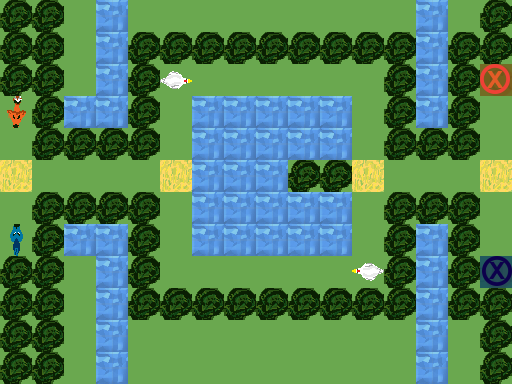

This game map was drawn from its Tiled (.tmx) file and the tilesets committed beside it. A one-line description and the full map source follow:
An orthogonal 16x12 tile map with 32x32 px tiles, 3 tile layers (Ground, Obstacles, Objects), 1 hidden layer not drawn.

<map version="1.0" orientation="orthogonal" renderorder="right-down" width="16" height="12" tilewidth="32" tileheight="32" nextobjectid="1">
 <tileset firstgid="1" name="TilesetPlaceholder" tilewidth="32" tileheight="32" tilecount="240" columns="10">
  <image source="../../Tileset.png" width="320" height="768" />
 </tileset>
 <layer name="Ground" width="16" height="12">
  <data encoding="csv">
1,1,1,5,1,1,1,1,1,1,1,1,1,5,1,1,
1,1,1,5,1,1,1,1,1,1,1,1,1,5,1,1,
1,1,1,5,1,1,1,1,1,1,1,1,1,5,1,1,
1,1,5,5,1,1,5,5,5,5,5,1,1,5,1,1,
1,1,1,1,1,1,5,5,5,5,5,1,1,1,1,1,
2,1,1,1,1,2,5,5,5,1,1,2,1,1,1,2,
1,1,1,1,1,1,5,5,5,5,5,1,1,1,1,1,
1,1,5,5,1,1,5,5,5,5,5,1,1,5,1,1,
1,1,1,5,1,1,1,1,1,1,1,1,1,5,1,1,
1,1,1,5,1,1,1,1,1,1,1,1,1,5,1,1,
1,1,1,5,1,1,1,1,1,1,1,1,1,5,1,1,
1,1,1,5,1,1,1,1,1,1,1,1,1,5,1,1
</data>
 </layer>
 <layer name="Obstacles" width="16" height="12">
  <data encoding="csv">
42,42,0,0,0,0,0,0,0,0,0,0,0,0,0,42,
42,42,0,0,42,42,42,42,42,42,42,42,42,0,42,42,
42,42,0,0,42,0,0,0,0,0,0,0,42,0,42,0,
0,42,0,0,42,0,0,0,0,0,0,0,42,0,42,0,
0,42,42,42,42,0,0,0,0,0,0,0,42,42,42,0,
0,0,0,0,0,0,0,0,0,42,42,0,0,0,0,0,
0,42,42,42,42,0,0,0,0,0,0,0,42,42,42,0,
0,42,0,0,42,0,0,0,0,0,0,0,42,0,42,0,
42,42,0,0,42,0,0,0,0,0,0,0,42,0,42,0,
42,42,0,0,42,42,42,42,42,42,42,42,42,0,42,42,
42,42,0,0,0,0,0,0,0,0,0,0,0,0,0,42,
42,42,0,0,0,0,0,0,0,0,0,0,0,0,0,42
</data>
 </layer>
 <layer name="Objects" width="16" height="12">
  <data encoding="csv">
0,0,0,0,0,0,0,0,0,0,0,0,0,0,0,0,
0,0,0,0,0,0,0,0,0,0,0,0,0,0,0,0,
0,0,0,0,0,2684354745,0,0,0,0,0,0,0,0,0,181,
3221225663,0,0,0,0,0,0,0,0,0,0,0,0,0,0,0,
0,0,0,0,0,0,0,0,0,0,0,0,0,0,0,0,
0,0,0,0,0,0,0,0,0,0,0,0,0,0,0,0,
0,0,0,0,0,0,0,0,0,0,0,0,0,0,0,0,
192,0,0,0,0,0,0,0,0,0,0,0,0,0,0,0,
0,0,0,0,0,0,0,0,0,0,0,1610612921,0,0,0,182,
0,0,0,0,0,0,0,0,0,0,0,0,0,0,0,0,
0,0,0,0,0,0,0,0,0,0,0,0,0,0,0,0,
0,0,0,0,0,0,0,0,0,0,0,0,0,0,0,0
</data>
 </layer>
 <layer name="Solution" width="16" height="12" visible="0">
  <data encoding="csv">
0,0,0,0,0,0,0,0,0,0,0,0,0,0,0,0,
0,0,0,0,0,0,0,0,0,0,0,0,0,0,0,0,
0,0,0,0,0,0,0,0,0,0,0,0,0,0,0,222,
0,0,0,0,0,0,0,0,0,0,0,0,0,0,0,0,
0,0,0,0,0,0,0,0,0,0,0,0,0,0,0,0,
224,0,0,0,0,224,0,0,0,0,0,224,0,0,0,224,
0,0,0,0,0,0,0,0,0,0,0,0,0,0,0,0,
0,0,0,0,0,0,0,0,0,0,0,0,0,0,0,0,
0,0,0,0,0,0,0,0,0,0,0,0,0,0,0,222,
0,0,0,0,0,0,0,0,0,0,0,0,0,0,0,0,
0,0,0,0,0,0,0,0,0,0,0,0,0,0,0,0,
0,0,0,0,0,0,0,0,0,0,0,0,0,0,0,0
</data>
 </layer>
</map>
